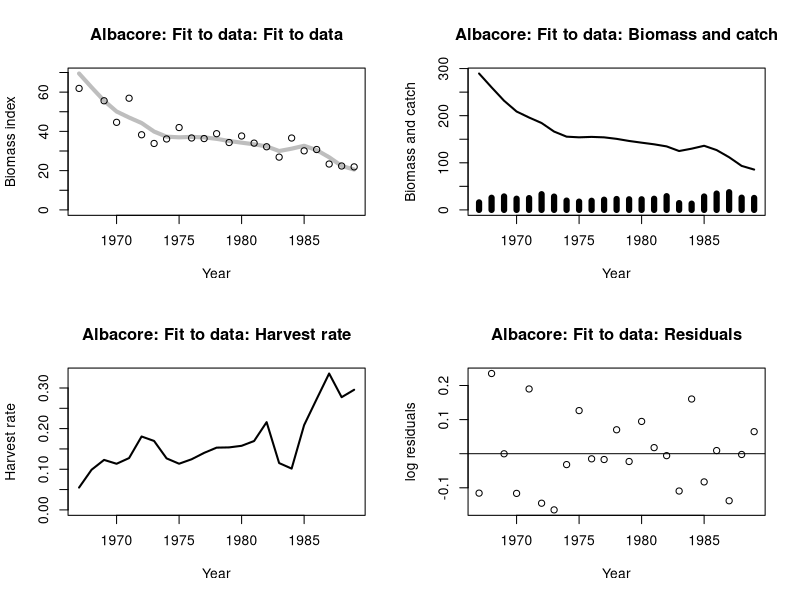
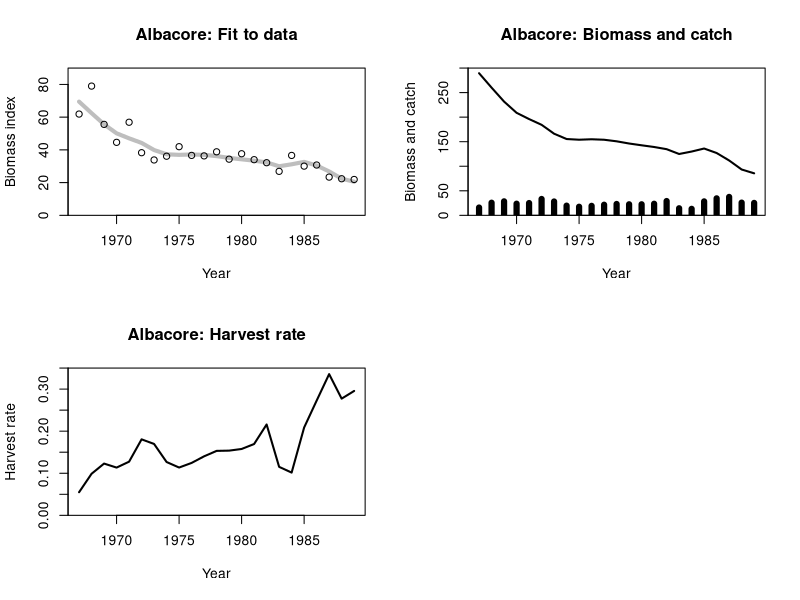
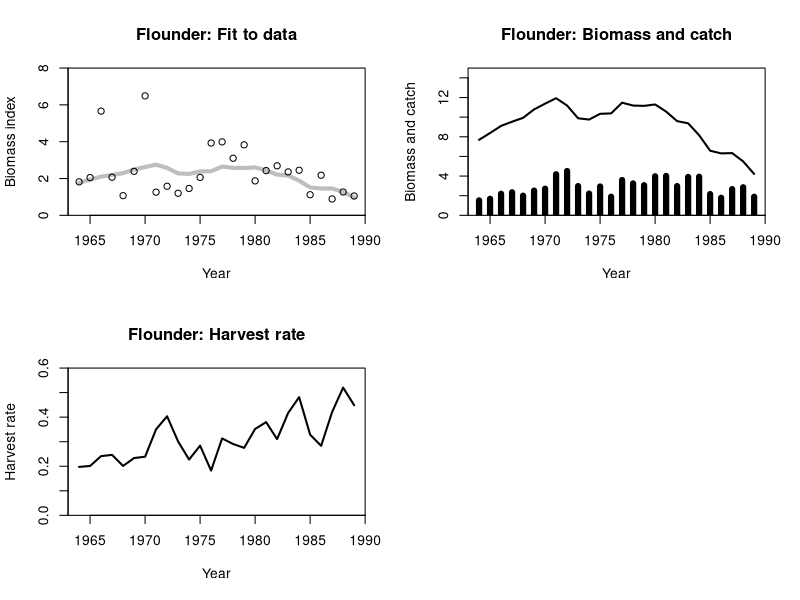
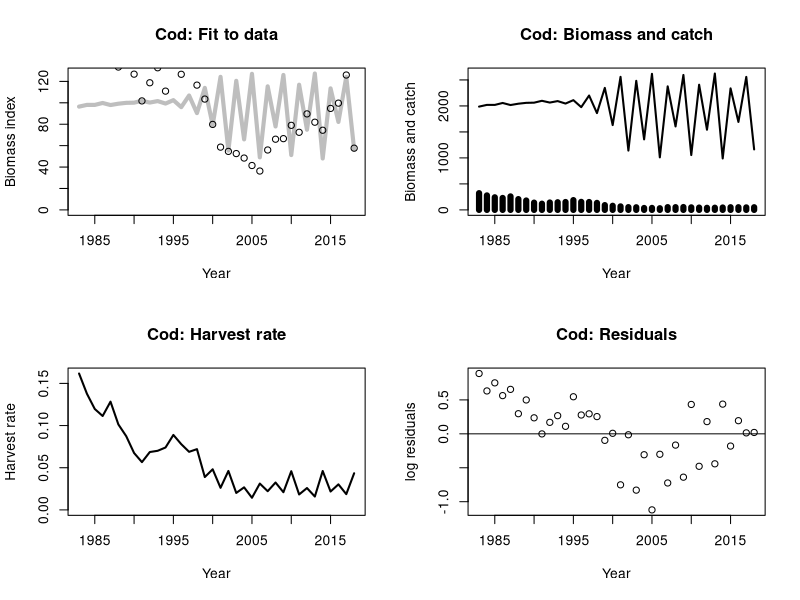
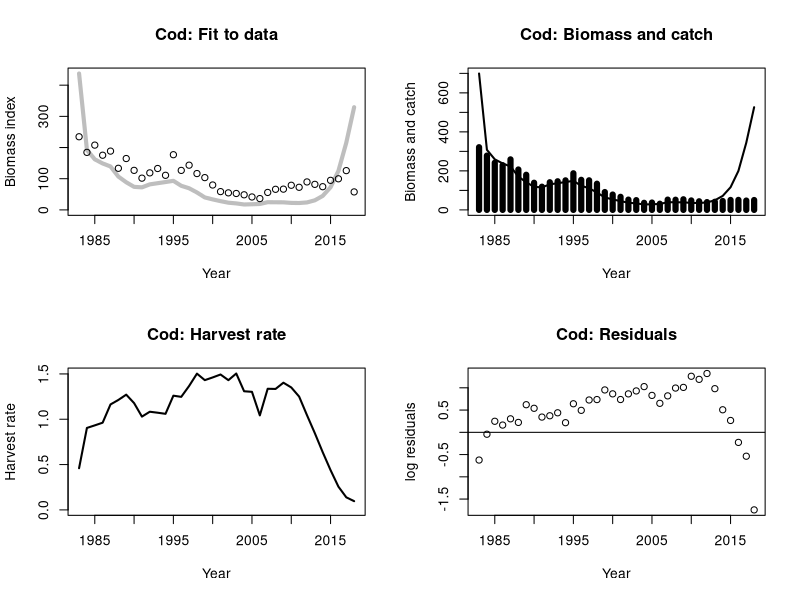
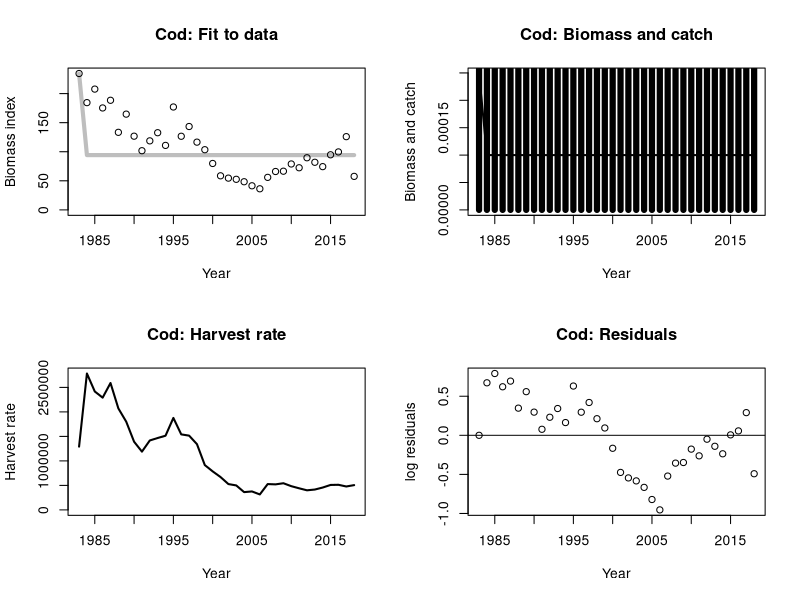
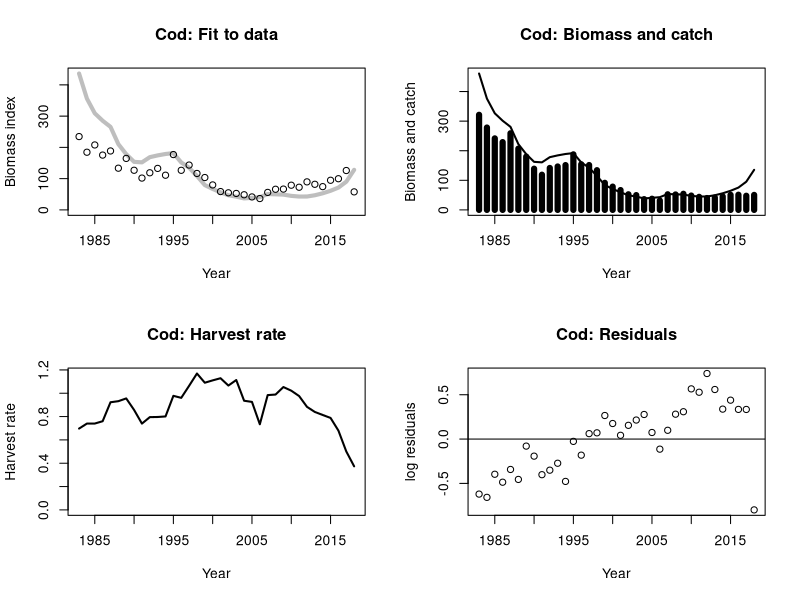
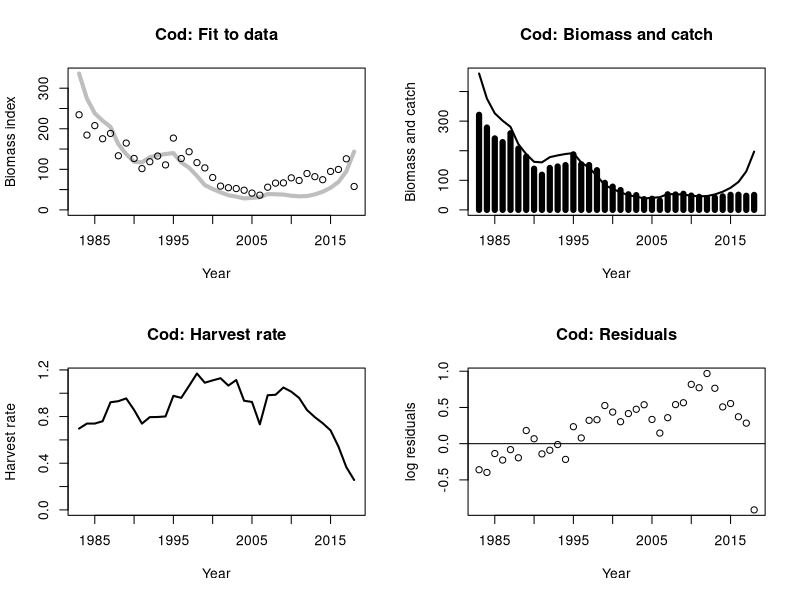

Write R code to recreate these figures, in order.
Schaefer <- function(par, data, verbose=FALSE)
{
  r <- exp(par[["logr"]])
  K <- exp(par[["logK"]])
  Binit <- exp(par[["logBinit"]])
  q <- exp(par[["logq"]])
  year <- data$Year
  C <- data$Catch
  I <- data$Index
  n <- length(year)
  B <- numeric(n)
  B[1] <- Binit
  for(i in 1:(n-1))
  {
    B[i+1] <- max(B[i] + r*B[i]*(1-B[i]/K) - C[i], 1e-4)
  }
  Ifit <- q * B

  res <- log(I) - log(Ifit) # log(I / Ifit)
  RSS <- sum(res^2)

  pars <- c(r=r, K=K, Binit=Binit, q=q)
  refpts <- c(HRmsy=0.5*r, Bmsy=0.5*K, MSY=0.25*r*K)

  if(verbose)
    list(B=B, HR=C/B, Ifit=Ifit, res=res, pars=pars, refpts=refpts, RSS=RSS)
  else
    RSS
}

plot_shaefer <- function(fit, data, main) {
  par(mfrow=c(2,2))

  plot(data$Year, fit$Ifit, ylim=c(0,max(fit$Ifit)), type="l", lwd=4,
       col="gray", xlab="Year", ylab="Biomass index",
       main=paste0(main, ": Fit to data"))
  points(Index ~ Year, data)

  plot(data$Year, fit$B, type="l", ylim=c(0, max(fit$B)), lwd=2,
       xlab="Year", ylab="Biomass and catch", main=paste0(main, ": Biomass and catch"))
  points(Catch~Year, data, type="h", lwd=6)

  plot(data$Year, fit$HR, ylim=c(0, max(fit$HR)), type="l",
       lwd=2, xlab="Year", ylab="Harvest rate", main=paste0(main, ": Harvest rate"))

  plot(data$Year, fit$res, xlab = "Year", ylab = "log residuals",
    main=paste0(main, ": Residuals"))
  abline(h = 0)
}

################################################################################
## South Atlantic albacore

albacore <- read.table("04_Biomass_dynamics/albacore.dat", header=TRUE)
init <- c(logr=log(0.5), logK=log(200), logBinit=log(100), logq=log(0.5))

Schaefer(par=init, albacore)
optim(init, Schaefer, data=albacore)
est <- optim(init, Schaefer, data=albacore)$par
fit <- Schaefer(est, albacore, verbose=TRUE)

plot_shaefer(fit, albacore, main = "Albacore: Fit to data")

par(mfrow=c(2,2))

plot(albacore$Year, fit$Ifit, ylim=c(0,90), yaxs="i", type="l", lwd=4,
     col="gray", xlab="Year", ylab="Biomass index",
     main="Albacore: Fit to data")
points(Index~Year, albacore)

plot(albacore$Year, fit$B, type="l", ylim=c(0,300), yaxs="i", lwd=2,
     xlab="Year", ylab="Biomass and catch", main="Albacore: Biomass and catch")
points(Catch~Year, albacore, type="h", lwd=6)

plot(albacore$Year, fit$HR, ylim=c(0,0.35), yaxs="i", type="l",
     lwd=2, xlab="Year", ylab="Harvest rate", main="Albacore: Harvest rate")

fit$pars
fit$refpts

################################################################################
## Georges Bank winter flounder

flounder <- read.table("flounder.dat", header=TRUE)

K.init <- 8 * mean(flounder$Catch)
B.init <- 0.5 * K.init
q.init <- flounder$Index[1] / B.init
init <- c(logr=log(0.5), logK=log(K.init),
          logBinit=log(B.init), logq=log(q.init))

Schaefer(par=init, flounder)
optim(init, Schaefer, data=flounder)
optim(init, Schaefer, data=flounder, method="Nelder-Mead",
      control=list(maxit=1e5, reltol=1e-10))
nlminb(init, Schaefer, data=flounder, control=list(eval.max=1e4, iter.max=1e4))
est <- nlminb(init, Schaefer, data=flounder,
              control=list(eval.max=1e4, iter.max=1e4))$par
fit <- Schaefer(est, flounder, verbose=TRUE)

par(mfrow=c(2,2))

plot(flounder$Year, fit$Ifit, ylim=c(0,8), yaxs="i", lwd=4, col="gray",
     type="l", xlab="Year", ylab="Biomass index", main="Flounder: Fit to data")
points(Index~Year, flounder)

plot(flounder$Year, fit$B, type="l", ylim=c(0,15), yaxs="i", lwd=2,
     xlab="Year", ylab="Biomass and catch", main="Flounder: Biomass and catch")
points(Catch~Year, flounder, type="h", lwd=6)

plot(flounder$Year, fit$HR, ylim=c(0,0.6), yaxs="i", type="l",
     lwd=2, xlab="Year", ylab="Harvest rate", main="Flounder: Harvest rate")

t(fit$pars)
t(fit$refpts)


################################################################################
## Cod

cod <- read.csv("04_Biomass_dynamics/cod.csv", header=TRUE)
init <- c(logr     = log(1.000),
          logK     = log(8*mean(cod$Catch)),
          logBinit = log(4*mean(cod$Catch)),
          logq     = log(cod$Index[1] / (4*mean(cod$Catch)))
          )

Schaefer(par=init, cod)
opt <- optim(init, Schaefer, data=cod)
opt
fit <- Schaefer(opt$par, cod, verbose=TRUE)
exp(opt$par)

plot_shaefer(fit, cod, main = "Cod")

fit$pars
fit$refpts

# use contstraints ?
lower <- c(logr=log(.8), logK=log(500), logBinit=log(300), logq=log(.2))
upper <- c(logr=log(1.5), logK=log(1000), logBinit=log(700), logq=log(.9))

opt <- nlminb(init, Schaefer, data=cod, lower = lower, upper = upper, control=list(eval.max=1e4, iter.max=1e4))
opt

exp(opt$par)

fit <- Schaefer(opt$par, cod, verbose=TRUE)

plot_shaefer(fit, cod, main = "Cod")

fit$pars
fit$refpts


# initialise at nlminb solution?
opt <- optim(init, Schaefer, data=cod, method = "BFGS")
opt

opt <- optim(opt$par, Schaefer, data=cod, method = "Nelder-Mead")
opt

fit <- Schaefer(opt$par, cod, verbose=TRUE)

plot_shaefer(fit, cod, main = "Cod")

fit$pars
fit$refpts



# initialise at solver solution ?
init <- c(logr=log(1.02798251784361), logK=log(920.324078858206), logBinit=log(460.961477373726), logq=log(0.729428157796693))

opt <- optim(init, Schaefer, data=cod)
opt
fit <- Schaefer(opt$par, cod, verbose=TRUE)
exp(opt$par)

plot_shaefer(fit, cod, main = "Cod")

fit$pars
fit$refpts


# try a different optimiser - this is the best fit... but is it sensible?
set.seed(15) # this optimiser is simulation based and the fits can depend on the random seed
             # if the model does not fit that well
opt <- optim(init, Schaefer, data=cod, method = "SANN")
opt
fit <- Schaefer(opt$par, cod, verbose=TRUE)
exp(opt$par)

plot_shaefer(fit, cod, main = "Cod")

fit$pars
fit$refpts
